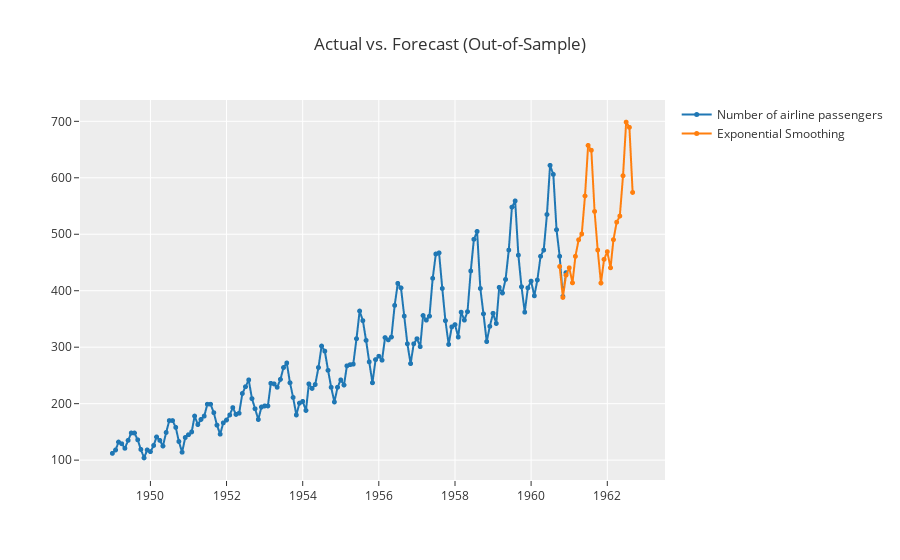

Here is the notebook cell this chart was saved with:
### Code cell
plot_model(best, plot = 'forecast', data_kwargs = {'fh' : 24})

### Figure 1 — Plotly figure (JSON) as saved in the notebook; plotly's stock layout.template omitted (floating-point values rounded to 4 significant figures; data arrays with more than 128 entries replaced by an {"elided": "..."} marker saying what was removed)
{"data": [{"line": {"color": "rgb(31, 119, 180)", "width": 2}, "marker": {"color": "rgb(31, 119, 180)", "size": 5}, "mode": "lines+markers", "name": "Number of airline passengers", "type": "scattergl", "x": {"elided": "165 str values"}, "xaxis": "x", "y": {"elided": "165 int values"}, "yaxis": "y"}, {"line": {"color": "rgb(255, 127, 14)", "width": 2}, "marker": {"color": "rgb(255, 127, 14)", "size": 5}, "mode": "lines+markers", "name": "Exponential Smoothing", "type": "scattergl", "x": {"elided": "165 str values"}, "xaxis": "x", "y": {"elided": "165 float values"}, "yaxis": "y"}], "layout": {"showlegend": true, "title": {"text": "Actual vs. Forecast (Out-of-Sample)"}, "xaxis": {"anchor": "y", "domain": [0, 1]}, "yaxis": {"anchor": "x", "domain": [0, 1]}}}
